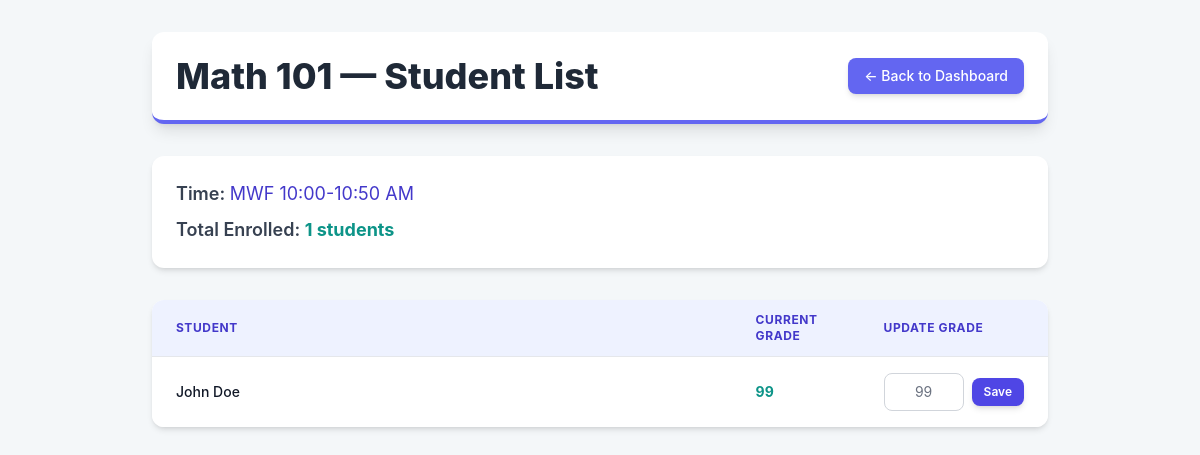
Screenshot of /teacher/course/1 (signed in) with the database file from the repository.
### models.py (models this page shows, shortened)
class Course(db.Model):
    id = db.Column(db.Integer, primary_key=True)
    name = db.Column(db.String(64))
    max_students = db.Column(db.Integer)
    cur_students = db.Column(db.Integer)
    time = db.Column(db.String(32))
    teacher_id = db.Column(db.Integer, db.ForeignKey("user.id"))
    teacher = db.relationship("User", back_populates="courses_taught")
    enrollments = db.relationship("Enrollment", back_populates="course")

class Enrollment(db.Model):
    id = db.Column(db.Integer, primary_key=True)
    student_id = db.Column(db.Integer, db.ForeignKey("user.id"))
    course_id = db.Column(db.Integer, db.ForeignKey("course.id"))
    grade = db.Column(db.String(4))
    student = db.relationship("User", back_populates="enrollments")
    course = db.relationship("Course", back_populates="enrollments")

class User(db.Model):
    id = db.Column(db.Integer, primary_key=True)
    username = db.Column(db.String(64), unique=True, nullable=False)
    realname = db.Column(db.String(64), unique=False, nullable=False)
    password_hash = db.Column(db.String(128))
    user_type = db.Column(db.String(16))  # student / teacher / admin
    enrollments = db.relationship("Enrollment", back_populates="student")
    courses_taught = db.relationship("Course", back_populates="teacher")

### app.py (the view)
@app.route("/teacher/course/<int:course_id>")
def teacher_course_detail(course_id):
    if not g.user or g.user.user_type != "teacher":
        return redirect("/login")
    course = Course.query.get(course_id)
    if not course or course.teacher_id != g.user.id:
        return redirect("/teacher")
    enrollments = Enrollment.query.filter_by(course_id=course.id).join(User).all()
    return render_template(
        "teacher_course_detail.html",
        course=course,
        enrollments=enrollments
    )

### app.py (called while the page is built)
@app.before_request
def load_user():
    g.user = None
    if "user_id" in session:
        g.user = User.query.get(session["user_id"])

### templates/teacher_course_detail.html (shortened to what this page needs)
<!DOCTYPE html>
<html lang="en">
<head>
    <script src="https://cdn.tailwindcss.com"></script>
</head>
<body class="min-h-screen p-8">
<div class="max-w-4xl mx-auto">
    <header class="mb-8 p-6 bg-white rounded-xl shadow-lg border-b-4 border-indigo-500 flex justify-between items-center">
        <h1 class="text-3xl md:text-4xl font-extrabold text-gray-800">
            {{ course.name }} — Student List
        </h1>
        <a href="/teacher"
           class="py-2 px-4 text-sm font-medium text-white bg-indigo-500 rounded-lg shadow-md
                  hover:bg-indigo-600 transition duration-150 ease-in-out focus:outline-none focus:ring-2
                  focus:ring-indigo-500 focus:ring-offset-2">
            &larr; Back to Dashboard
        </a>
    </header>
    <div class="bg-white p-6 rounded-xl shadow-md mb-8 space-y-2">
        <p class="text-lg text-gray-700 font-semibold">
            Time: <span class="font-normal text-indigo-700">{{ course.time }}</span>
        </p>
        <p class="text-lg text-gray-700 font-semibold">
            Total Enrolled: <span class="font-bold text-teal-600">{{ enrollments|length }} students</span>
        </p>
    </div>
    <section>
        {% if enrollments %}
            <div class="bg-white rounded-xl shadow-md overflow-hidden">
                <table class="min-w-full divide-y divide-gray-200">
                    <thead class="bg-indigo-50">
                        <tr>
                            <th scope="col" class="px-6 py-3 text-left text-xs font-bold text-indigo-700 uppercase tracking-wider">
                                Student
                            </th>
                            <th scope="col" class="px-6 py-3 text-left text-xs font-bold text-indigo-700 uppercase tracking-wider w-32">
                                Current Grade
                            </th>
                            <th scope="col" class="px-6 py-3 text-left text-xs font-bold text-indigo-700 uppercase tracking-wider w-40">
                                Update Grade
                            </th>
                        </tr>
                    </thead>
                    <tbody class="bg-white divide-y divide-gray-200">
                        {% for e in enrollments %}
                        <tr class="hover:bg-gray-50 transition duration-100">
                            <td class="px-6 py-4 whitespace-nowrap text-sm font-medium text-gray-900">
                                {{ e.student.realname }}
                            </td>
                            <td class="px-6 py-4 whitespace-nowrap text-sm font-bold text-teal-600">
                                {{ e.grade }}
                            </td>
                            <td class="px-6 py-4 whitespace-nowrap text-sm text-gray-500">
                                <form method="POST" action="/teacher/grade/{{ e.id }}" class="flex items-center space-x-2">
                                    <input type="text"
                                           name="grade"
                                           value="{{ e.grade }}"
                                           class="styled-input w-20 text-center"
                                           placeholder="Grade"
                                           maxlength="4">
                                    <button type="submit"
                                            class="flex-shrink-0 py-1.5 px-3 bg-indigo-600 text-white text-xs font-semibold rounded-lg shadow-md hover:bg-indigo-700 transition duration-150 ease-in-out">
                                        Save
                                    </button>
                                </form>
                            </td>
                        </tr>
                        {% endfor %}
                    </tbody>
                </table>
            </div>
        {% else %}
            <p class="text-gray-500 p-4 bg-white rounded-lg shadow-sm border-l-4 border-yellow-400">
                This course currently has no enrolled students.
            </p>
        {% endif %}
    </section>
</div>
</body>
</html>

### templates/teacher_course_detail.html (style rules this page uses)
body { font-family: 'Inter', sans-serif; background-color: #f4f7f9; }
.styled-input { border: 1px solid #d1d5db; border-radius: 0.5rem; padding: 0.5rem 0.75rem; width: 100%; transition: border-color 0.15s ease-in-out, box-shadow 0.15s ease-in-out; }

### rows the page displays
Course: name "Math 101", time "MWF 10:00-10:50 AM"
Enrollment: student.realname "John Doe", grade "99"

### other values shown
{{ enrollments|length }} "1"
